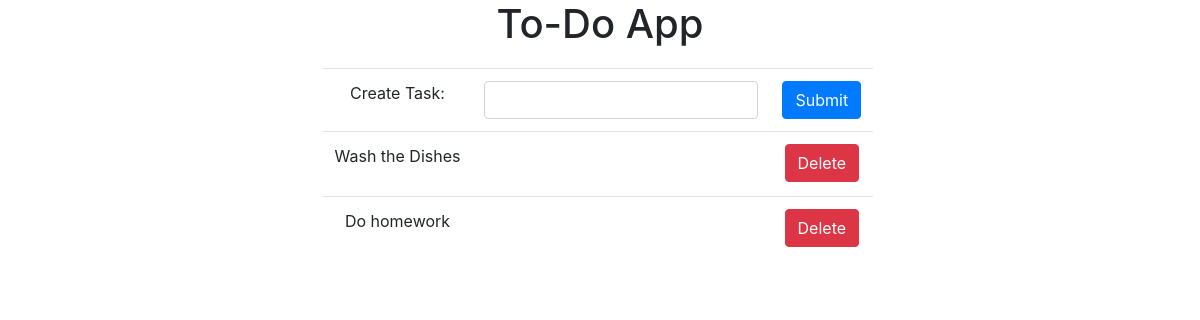
Page /todo/ on the earlier database version.
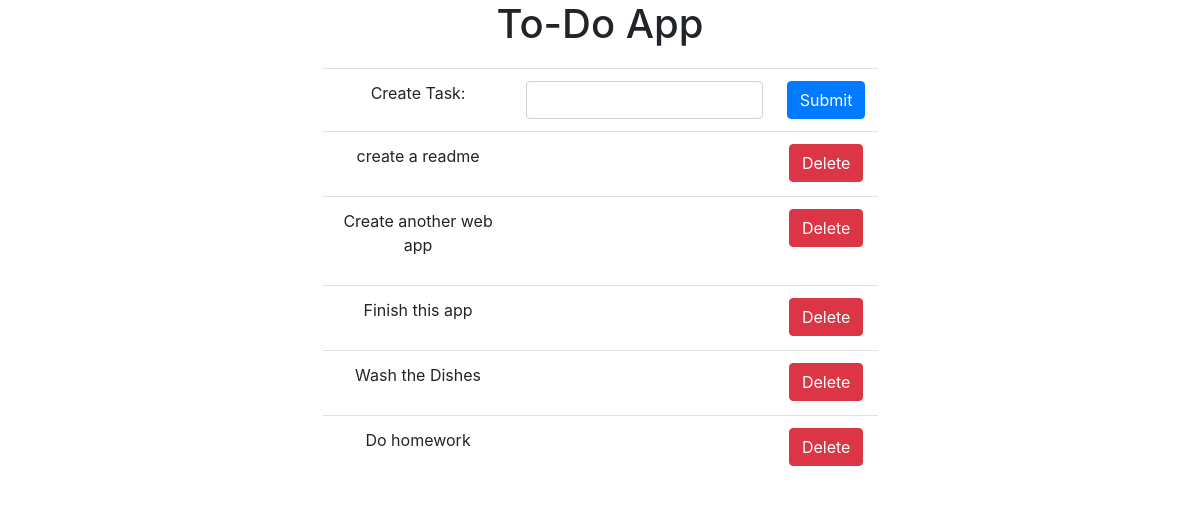
Same page on the later database version.
### to_do/models.py (models this page shows)
class Task(models.Model):
    task_text = models.CharField(max_length=50)
    pub_date = models.DateTimeField("date published", default=timezone.now)
    def __str__(self):
        return self.task_text

### to_do/views.py (the view, shortened to what this page needs)
# urls.py: path("", views.index, name='index'),
def index(request):
    form = TaskForm()
    context = {"tasks": Task.objects.order_by('-pub_date'), "form": form}
    return render(request, 'to_do/index.html', context=context)

### to_do/forms.py
class TaskForm(forms.ModelForm):
    class Meta:
        model = Task
        fields = ('task_text',)

### to_do/templates/to_do/index.html (shortened to what this page needs)
{% extends 'base.html' %}
{% block content %}
    <div class='container tasks-container'>
        <table class="table table-responsive text-center">
        <tr>
            <form action="" method="post">
            <td><label for='id_task_text'>Create Task: </label></td>
            <td><input type="text" name="task_text" maxlength=50 required id="id_task_text" class="form-control"></input></td>
            <td><button type="submit" class="btn btn-primary">Submit</button></td>
            </form>
        </tr>
        {% for task in tasks %}
            <tr>
                <td><p>{{ task }}</p></td>
                <td></td>
                <td><a href='{% url 'to_do:delete' task.id %}' class="btn btn-danger" role="button">Delete</a></td>
            </tr>
        {% endfor %}
    </div>
{% endblock %}

### to_do/templates/to_do/base.html (shortened to what this page needs)
<!DOCTYPE html>
<html lang="en">
<head>
    <link rel="stylesheet" href="https://stackpath.bootstrapcdn.com/bootstrap/4.4.1/css/bootstrap.min.css">
    {% load static %}
    <link rel="stylesheet" type="text/css" href="{% static 'to_do/style.css' %}">
</head>
<body>
    <div class="container">
        <h1>To-Do App</h1>
    </div>
    {% block content %}
    {% endblock %}
</body>
</html>

### to_do/static/to_do/style.css (style rules this page uses)
.tasks-container { margin-top: 20px; }
h1 { text-align: center; }
.table { margin: auto; width: 50%; }

Differences in the rows shown:
added Task: task_text "create a readme"
added Task: task_text "Create another web app"
added Task: task_text "Finish this app"
